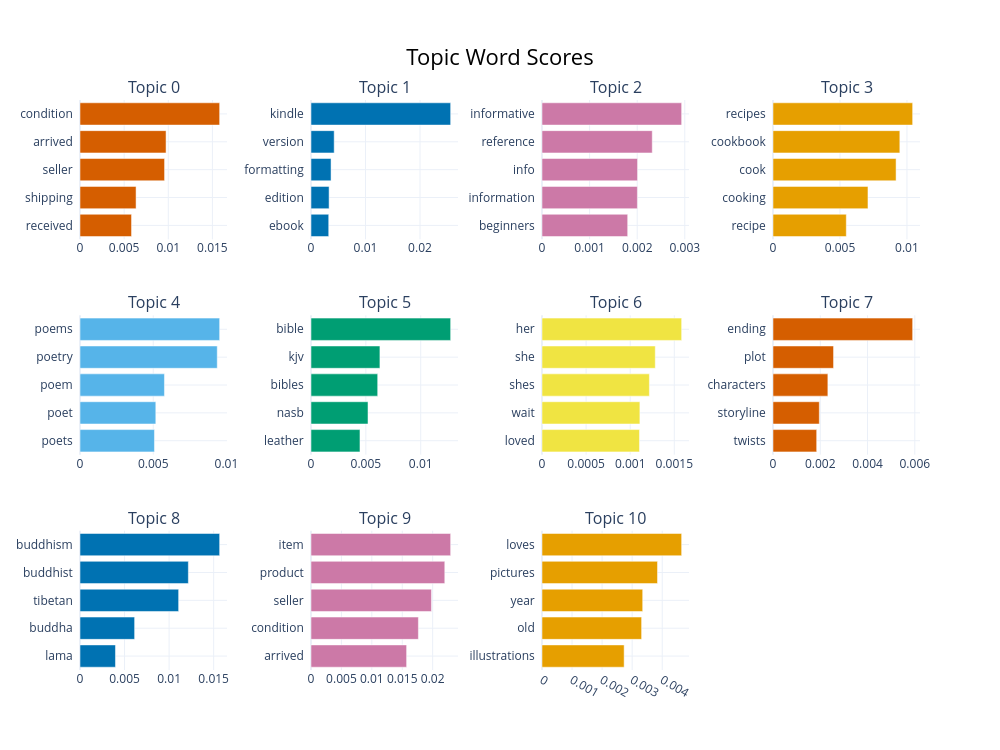

Notebook code for this chart:
### Code cell
# Visualización de los 10 temas más recurrentes
model.visualize_barchart(top_n_topics=11)

### Figure 1 — Plotly figure (JSON) as saved in the notebook; plotly's stock layout.template omitted (floating-point values rounded to 4 significant figures)
{"data": [{"marker": {"color": "#D55E00"}, "orientation": "h", "type": "bar", "x": [0.005839, 0.006352, 0.009581, 0.00975, 0.01582], "xaxis": "x", "y": ["received  ", "shipping  ", "seller  ", "arrived  ", "condition  "], "yaxis": "y"}, {"marker": {"color": "#0072B2"}, "orientation": "h", "type": "bar", "x": [0.003251, 0.00332, 0.003679, 0.004253, 0.02562], "xaxis": "x2", "y": ["ebook  ", "edition  ", "formatting  ", "version  ", "kindle  "], "yaxis": "y2"}, {"marker": {"color": "#CC79A7"}, "orientation": "h", "type": "bar", "x": [0.0018, 0.002004, 0.002007, 0.002316, 0.002934], "xaxis": "x3", "y": ["beginners  ", "information  ", "info  ", "reference  ", "informative  "], "yaxis": "y3"}, {"marker": {"color": "#E69F00"}, "orientation": "h", "type": "bar", "x": [0.005472, 0.00709, 0.009188, 0.009468, 0.01042], "xaxis": "x4", "y": ["recipe  ", "cooking  ", "cook  ", "cookbook  ", "recipes  "], "yaxis": "y4"}, {"marker": {"color": "#56B4E9"}, "orientation": "h", "type": "bar", "x": [0.005084, 0.005177, 0.005767, 0.009372, 0.009536], "xaxis": "x5", "y": ["poets  ", "poet  ", "poem  ", "poetry  ", "poems  "], "yaxis": "y5"}, {"marker": {"color": "#009E73"}, "orientation": "h", "type": "bar", "x": [0.004463, 0.005196, 0.006079, 0.006282, 0.01273], "xaxis": "x6", "y": ["leather  ", "nasb  ", "bibles  ", "kjv  ", "bible  "], "yaxis": "y6"}, {"marker": {"color": "#F0E442"}, "orientation": "h", "type": "bar", "x": [0.001105, 0.00111, 0.001218, 0.001285, 0.001583], "xaxis": "x7", "y": ["loved  ", "wait  ", "shes  ", "she  ", "her  "], "yaxis": "y7"}, {"marker": {"color": "#D55E00"}, "orientation": "h", "type": "bar", "x": [0.001848, 0.001959, 0.002322, 0.002562, 0.005909], "xaxis": "x8", "y": ["twists  ", "storyline  ", "characters  ", "plot  ", "ending  "], "yaxis": "y8"}, {"marker": {"color": "#0072B2"}, "orientation": "h", "type": "bar", "x": [0.003981, 0.00613, 0.01107, 0.01216, 0.01567], "xaxis": "x9", "y": ["lama  ", "buddha  ", "tibetan  ", "buddhist  ", "buddhism  "], "yaxis": "y9"}, {"marker": {"color": "#CC79A7"}, "orientation": "h", "type": "bar", "x": [0.01572, 0.01765, 0.0198, 0.02199, 0.02295], "xaxis": "x10", "y": ["arrived  ", "condition  ", "seller  ", "product  ", "item  "], "yaxis": "y10"}, {"marker": {"color": "#E69F00"}, "orientation": "h", "type": "bar", "x": [0.002733, 0.003314, 0.003351, 0.003843, 0.004647], "xaxis": "x11", "y": ["illustrations  ", "old  ", "year  ", "pictures  ", "loves  "], "yaxis": "y11"}], "layout": {"annotations": [{"font": {"size": 16}, "showarrow": false, "text": "Topic 0", "x": 0.0875, "xanchor": "center", "xref": "paper", "y": 1, "yanchor": "bottom", "yref": "paper"}, {"font": {"size": 16}, "showarrow": false, "text": "Topic 1", "x": 0.3625, "xanchor": "center", "xref": "paper", "y": 1, "yanchor": "bottom", "yref": "paper"}, {"font": {"size": 16}, "showarrow": false, "text": "Topic 2", "x": 0.6375, "xanchor": "center", "xref": "paper", "y": 1, "yanchor": "bottom", "yref": "paper"}, {"font": {"size": 16}, "showarrow": false, "text": "Topic 3", "x": 0.9125, "xanchor": "center", "xref": "paper", "y": 1, "yanchor": "bottom", "yref": "paper"}, {"font": {"size": 16}, "showarrow": false, "text": "Topic 4", "x": 0.0875, "xanchor": "center", "xref": "paper", "y": 0.6222, "yanchor": "bottom", "yref": "paper"}, {"font": {"size": 16}, "showarrow": false, "text": "Topic 5", "x": 0.3625, "xanchor": "center", "xref": "paper", "y": 0.6222, "yanchor": "bottom", "yref": "paper"}, {"font": {"size": 16}, "showarrow": false, "text": "Topic 6", "x": 0.6375, "xanchor": "center", "xref": "paper", "y": 0.6222, "yanchor": "bottom", "yref": "paper"}, {"font": {"size": 16}, "showarrow": false, "text": "Topic 7", "x": 0.9125, "xanchor": "center", "xref": "paper", "y": 0.6222, "yanchor": "bottom", "yref": "paper"}, {"font": {"size": 16}, "showarrow": false, "text": "Topic 8", "x": 0.0875, "xanchor": "center", "xref": "paper", "y": 0.2444, "yanchor": "bottom", "yref": "paper"}, {"font": {"size": 16}, "showarrow": false, "text": "Topic 9", "x": 0.3625, "xanchor": "center", "xref": "paper", "y": 0.2444, "yanchor": "bottom", "yref": "paper"}, {"font": {"size": 16}, "showarrow": false, "text": "Topic 10", "x": 0.6375, "xanchor": "center", "xref": "paper", "y": 0.2444, "yanchor": "bottom", "yref": "paper"}], "height": 750, "hoverlabel": {"bgcolor": "white", "font": {"family": "Rockwell", "size": 16}}, "showlegend": false, "title": {"font": {"color": "Black", "size": 22}, "text": "Topic Word Scores", "x": 0.5, "xanchor": "center", "yanchor": "top"}, "width": 1000, "xaxis": {"anchor": "y", "domain": [0, 0.175], "showgrid": true}, "xaxis10": {"anchor": "y10", "domain": [0.275, 0.45], "showgrid": true}, "xaxis11": {"anchor": "y11", "domain": [0.55, 0.725], "showgrid": true}, "xaxis12": {"anchor": "y12", "domain": [0.825, 1], "showgrid": true}, "xaxis2": {"anchor": "y2", "domain": [0.275, 0.45], "showgrid": true}, "xaxis3": {"anchor": "y3", "domain": [0.55, 0.725], "showgrid": true}, "xaxis4": {"anchor": "y4", "domain": [0.825, 1], "showgrid": true}, "xaxis5": {"anchor": "y5", "domain": [0, 0.175], "showgrid": true}, "xaxis6": {"anchor": "y6", "domain": [0.275, 0.45], "showgrid": true}, "xaxis7": {"anchor": "y7", "domain": [0.55, 0.725], "showgrid": true}, "xaxis8": {"anchor": "y8", "domain": [0.825, 1], "showgrid": true}, "xaxis9": {"anchor": "y9", "domain": [0, 0.175], "showgrid": true}, "yaxis": {"anchor": "x", "domain": [0.7556, 1], "showgrid": true}, "yaxis10": {"anchor": "x10", "domain": [0, 0.2444], "showgrid": true}, "yaxis11": {"anchor": "x11", "domain": [0, 0.2444], "showgrid": true}, "yaxis12": {"anchor": "x12", "domain": [0, 0.2444], "showgrid": true}, "yaxis2": {"anchor": "x2", "domain": [0.7556, 1], "showgrid": true}, "yaxis3": {"anchor": "x3", "domain": [0.7556, 1], "showgrid": true}, "yaxis4": {"anchor": "x4", "domain": [0.7556, 1], "showgrid": true}, "yaxis5": {"anchor": "x5", "domain": [0.3778, 0.6222], "showgrid": true}, "yaxis6": {"anchor": "x6", "domain": [0.3778, 0.6222], "showgrid": true}, "yaxis7": {"anchor": "x7", "domain": [0.3778, 0.6222], "showgrid": true}, "yaxis8": {"anchor": "x8", "domain": [0.3778, 0.6222], "showgrid": true}, "yaxis9": {"anchor": "x9", "domain": [0, 0.2444], "showgrid": true}}}
